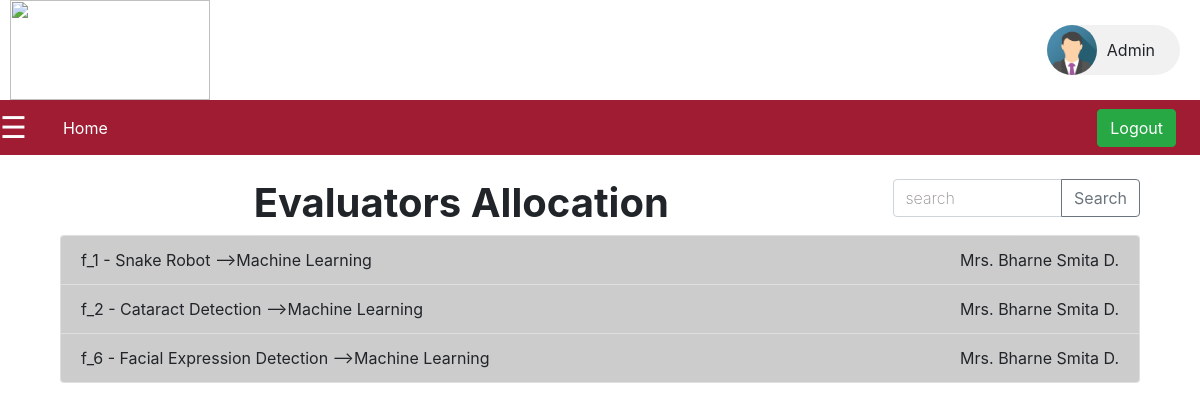
/admin/evaluator.php (signed in), run on the app's committed database.
### tables this page shows
CREATE TABLE `groups` (
  `id` int(255) NOT NULL,
  `groupname` varchar(255) NOT NULL,
  `member1` varchar(255) NOT NULL,
  `member2` varchar(255) NOT NULL,
  `member3` varchar(255) NOT NULL
);

CREATE TABLE `project` (
  `id` int(11) NOT NULL,
  `groupname` varchar(255) NOT NULL,
  `project_name` varchar(500) NOT NULL,
  `domain` varchar(255) NOT NULL,
  `abstract` longtext NOT NULL,
  `ppt` varchar(255) NOT NULL,
  `research_paper_1` varchar(255) NOT NULL,
  `research_paper_2` varchar(255) NOT NULL,
  `research_paper_3` varchar(255) NOT NULL DEFAULT '""',
  `status` varchar(20) NOT NULL,
  `mentor` varchar(255) NOT NULL,
  `comment` varchar(2250) NOT NULL
);

CREATE TABLE `faculty` (
  `sdrn` int(3) NOT NULL,
  `name` varchar(27) DEFAULT NULL,
  `dept_name` varchar(16) DEFAULT NULL,
  `phone` varchar(13) DEFAULT NULL,
  `emailid` varchar(31) DEFAULT NULL,
  `desig` varchar(21) DEFAULT NULL,
  `domain` varchar(255) NOT NULL DEFAULT 'ML/AI',
  `isEvaluator` int(2) NOT NULL DEFAULT 0
);

### admin/backend/get_data.php (called while the page is built, shortened)
<?php
    function getprojects($name){
        include 'conn.php';
        $data = array();
        $sql = "SELECT * FROM groups,project WHERE groups.groupname=project.groupname AND (groups.groupname LIKE '%$name%' OR project.project_name LIKE '%$name%')";
        $result = $conn->query($sql);
        if($result){
            while($row = $result -> fetch_assoc()){
            array_push($data,$row);
            }
        }
    return $data;
    }
    function getgroupevaluators($groupname){
        include 'conn.php';
        $data = array();
        $sql = "SELECT name FROM faculty,evalulators WHERE evalulators.groupname='$groupname' AND evalulators.facultyid = faculty.sdrn ";
        $result = $conn->query($sql);
        if($result){
            if($row = $result -> fetch_assoc()){
            array_push($data,$row);
            } else {
                $row['name'] = 'Not Assigned';
                array_push($data,$row);
            }
        }
    return $data;
    }
?>

### admin/evaluator.php (the view, shortened to what this page needs)
<?php include 'admin_header.php'; ?>
<?php include '../templates/header_start.php'; ?>
<link rel="stylesheet" href="css/Admin.css">
<link rel="stylesheet" href="css/faculty.css">
<?php include '../templates/header_end.php'; ?>
<div id="main">
  <a href="http://www.dypatil.edu/mumbai/rait"><img src="../assets/images/Rait_logo.png" class="top_logo"></a>
  <div class="chip">
    <img src="../assets/images/img_avatar.png" alt="Person" width="96" height="96">
    Admin
  </div>
  <nav class="navbar navbar-expand-lg primary_color navbar-dark">
    <a class="navbar-brand" href="#"><span style="font-size:30px;cursor:pointer" onclick="openNav()">&#9776;</span></a>
    <div class="collapse navbar-collapse" id="navbarSupportedContent">
      <ul class="navbar-nav">
        <li onclick="window.location=''" class="nav-item nav-link" id="home">
          Home
        </li>
      </ul>
      <a href="logout.php" class='mx-4'><button type="button" class="btn btn-success">Logout</button></a>
    </div>
  </nav>
  <div id="main-content" class="container">
    <div class="container">
      <br>
      <div class="row">
        <div class="col-sm-9">
          <h1 class="text-center "><b>Evaluators Allocation</b></h1>
        </div>
        <div class="col-sm-3">
          <div class="input-group mb-3">
            <input type="text" id="search" oninput="searchproject(this.value)" class="form-control"
              placeholder="search">
            <div class="input-group-append">
              <button class="btn btn-outline-secondary" onclick="searchproject(search.value)" type="button"
                id="button-addon2">Search</button>
            </div>
          </div>
        </div>
      </div>
      <?php include 'backend/get_data.php';
      $projects = getprojects("%");
      ?>
      <div class="accordion" id="accordionExample">
        <?php foreach ($projects as $project) { ?>
        <div class="card">
          <div class="card-header d-flex justify-content-between" id="headingOne" type="button" data-toggle="collapse"
            data-target="#<?=$project['groupname']?>" aria-expanded="false" aria-controls="<?=$project['groupname']?>">
            <span><?=$project['groupname']?> - <?=$project['project_name']?> --><?=$project['domain']?> </span>
            <span class='eval<?=$project['groupname']?>'> <?php $assignedevals = getgroupevaluators($project['groupname']);
                          foreach ($assignedevals as $eval) {  ?>
              <?=$eval['name']?>
              <?php } ?> </span>
          </div>
        </div>
        <?php } ?>
      </div>
    </div>
  </div>
</div>
<?php include '../templates/footer.php'; ?>

### templates/header_start.php (shortened to what this page needs)
<!DOCTYPE html>
<html>
<head>
  <link rel="stylesheet" href="../assets/bootstrap.min.css">
  <link rel="stylesheet" href="../assets/jquery.dataTables.min.css">

### templates/header_end.php (shortened to what this page needs)
</head>
<body>

### templates/footer.php (shortened to what this page needs)
</body>
</html>

### admin/css/Admin.css (style rules this page uses)
.top_logo { height: 100px; width: 200px; margin-left: 10px; }
.chip { display: inline-block; padding: 0 25px; height: 50px; font-size: 16px; line-height: 50px; border-radius: 25px; background-color: #f1f1f1; float: right; margin-top: 25px; margin-right: 20px; }
.chip img { float: left; margin: 0 10px 0 -25px; height: 50px; width: 50px; border-radius: 50%; }
.primary_color { background-color: #9f1c33; }
.primary_color a { color: #f1f1f1; }
nav { padding: 0px !important; }
nav ul { display: flex; align-items: stretch; justify-content: left; width: 100%; margin: 0; padding: 0; }
nav li { display: block; flex: 0 1 auto; list-style-type: none; }
.nav-link { color: white !important; padding: 15px 20px !important; cursor: pointer; transition: all 0.3s ease-in-out; }
#main { transition: margin-left .5s; padding: 0px; }
::placeholder { color: rgb(145, 139, 139) !important; font-weight: 200 !important; }

### data on the page
groups: project.groupname "f_1", project.project_name "Snake Robot", project.domain "Machine Learning"
faculty: name "Mrs. Bharne Smita D."
groups: project.groupname "f_2", project.project_name "Cataract Detection", project.domain "Machine Learning"
groups: project.groupname "f_6", project.project_name "Facial Expression Detection", project.domain "Machine Learning"
